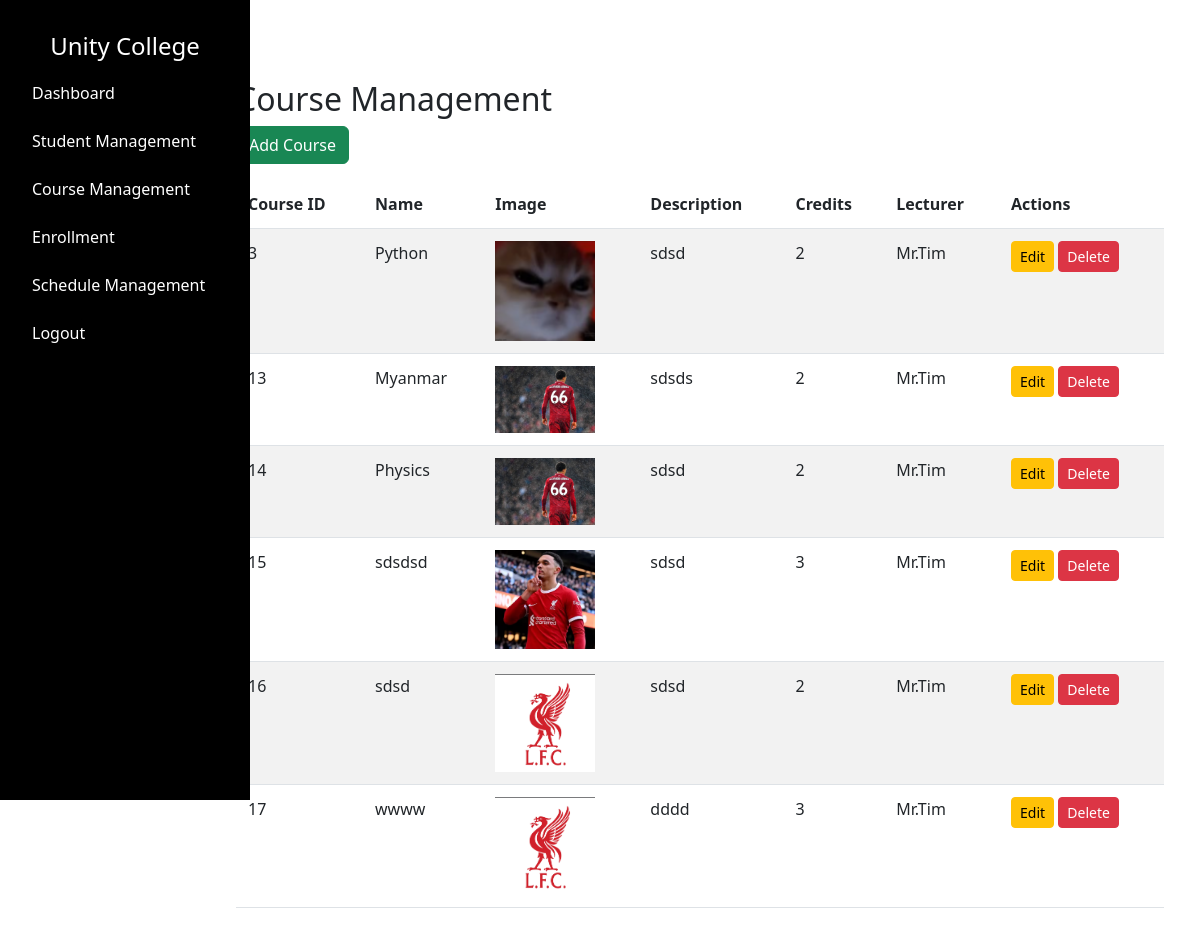
Page /admin/courses (signed in) on the earlier database version.
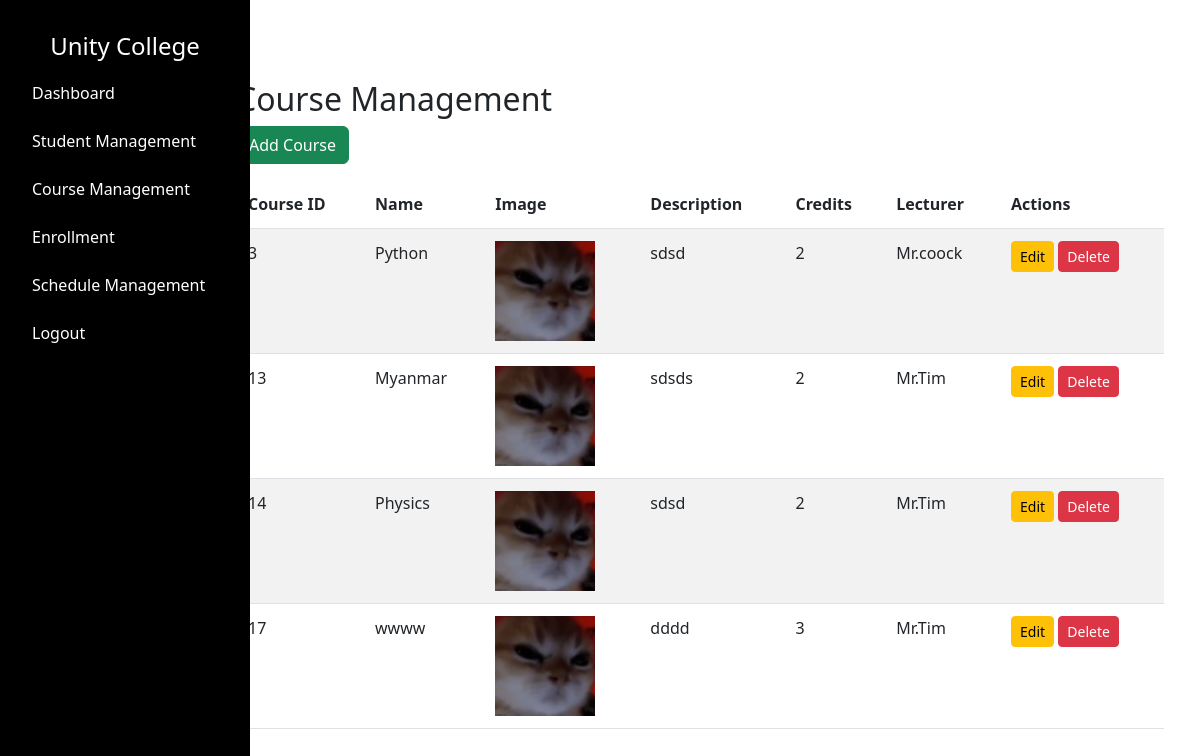
Same page on the later database version.
### tables this page shows
CREATE TABLE "course" (
    "id" INTEGER PRIMARY KEY AUTOINCREMENT,
    "name" TEXT NOT NULL,
    "image" TEXT NOT NULL,
    "description" TEXT NOT NULL,
    "credits" INTEGER NOT NULL,
    "lecturer" TEXT NOT NULL
);

### app.py (the view)
@app.route("/admin/courses", methods=["GET"])
def admin_view_courses():
    if 'username' not in session or session.get('user_type') != 'admin':
        return redirect(url_for('admin_login'))
    username = session.get('username')
    courses = query_db("SELECT * FROM course")
    courses = [
        {
            "id": course[0],
            "name": course[1],
            "image": course[2],
            "description": course[3],
            "credits": course[4],
            "lecturer": course[5],
        }
        for course in courses
    ]
    return render_template("admin/courses.html", courses=courses, username=username, time=time)

### dbcontroller.py (called while the page is built)
def get_db_connection():
    return sqlite3.connect(DATABASE)

def query_db(query, args=(), one=False):
    con = get_db_connection()
    with closing(con.cursor()) as cur:
        cur.execute(query, args)
        rv = cur.fetchall()
        if one:
            return rv[0] if rv else None
        return rv

### templates/admin/courses.html (shortened to what this page needs)
{% extends "/admin/layout.html" %} {% block content %}
<link href="/static/css/admin/coursemgmt.css" rel="stylesheet" />
<div class="container mt-5">
  <h2>Course Management</h2>
  <a href="{{ url_for('add_course') }}" class="btn btn-success mb-3"
    >Add Course</a
  >
  <div class="table-responsive">
    <table class="table table-striped">
      <thead>
        <tr>
          <th>Course ID</th>
          <th>Name</th>
          <th>Image</th>
          <th>Description</th>
          <th>Credits</th>
          <th>Lecturer</th>
          <th>Actions</th>
        </tr>
      </thead>
      <tbody>
        {% for course in courses %}
        <tr>
          <td>{{ course['id'] }}</td>
          <td>{{ course['name'] }}</td>
          <td>
            <img
              src="{{ url_for('static', filename='images/courses/' ~ course['image']) }}?v={{ time.time() }}"
              class="course-img"
              alt="Course Image"
            />
          </td>
          <td>{{ course['description'] }}</td>
          <td>{{ course['credits'] }}</td>
          <td>{{ course['lecturer'] }}</td>
          <td>
            <a
              href="{{ url_for('edit_course', course_id=course['id']) }}"
              class="btn btn-warning btn-sm"
              >Edit</a
            >
            <form
              action="{{ url_for('delete_course', id=course['id']) }}"
              method="post"
              style="display: inline"
            >
              <button
                type="submit"
                class="btn btn-danger btn-sm"
                onclick="return confirm('Are you sure you want to delete this course?')"
              >
                Delete
              </button>
            </form>
          </td>
        </tr>
        {% endfor %}
      </tbody>
    </table>
  </div>
</div>
{% endblock %}

### templates/admin/layout.html (shortened to what this page needs)
<!DOCTYPE html>
<html lang="en">
  <head>
    <link href="/static/css/admin/layout.css" rel="stylesheet" />
    <link
      href="https://cdn.jsdelivr.net/npm/bootstrap@5.3.0/dist/css/bootstrap.min.css"
      rel="stylesheet"
    />
    <link
      href="https://cdnjs.cloudflare.com/ajax/libs/font-awesome/6.0.0-beta3/css/all.min.css"
      rel="stylesheet"
    />
  </head>
  <body>
    <div class="container-fluid">
      <div class="row">
        <nav id="sidebar" class="col-md-3 col-lg-2 d-md-block custom-sidebar">
          <div class="position-sticky">
            <h4 class="text-center mt-3">Unity College</h4>
            <ul class="nav flex-column">
              <li class="nav-item">
                <a
                  class="nav-link active"
                  href="{{ url_for('admin_dashboard') }}"
                  >Dashboard</a
                >
              </li>
              <li class="nav-item">
                <a class="nav-link" href="#">Student Management</a>
              </li>
              <li class="nav-item">
                <a class="nav-link" href="{{ url_for('admin_view_courses') }}"
                  >Course Management</a
                >
              </li>
              <li class="nav-item">
                <a class="nav-link" href="#">Enrollment</a>
              </li>
              <li class="nav-item">
                <a class="nav-link" href="#">Schedule Management</a>
              </li>
              <li class="nav-item">
                {% if username %}
                <a class="nav-link" href="{{ url_for('admin_logout') }}"
                  >Logout</a
                >
                {% else %}
                <a class="nav-link" href="{{ url_for('admin_login') }}"
                  >Login</a
                >
                {% endif %}
              </li>
            </ul>
          </div>
        </nav>
        <main class="col-md-9 ms-sm-auto col-lg-10 px-4 main-content">
          {% block content %}{% endblock %}
        </main>
      </div>
    </div>
  </body>
</html>

### static/css/admin/layout.css (style rules this page uses)
body { font-family: Arial, sans-serif; margin: 0; }
#sidebar.custom-sidebar { background-color: #000000; color: #ffffff; height: 100vh; padding-top: 1rem; position: fixed; top: 0; left: 0; width: 250px; transition: transform 0.3s ease, width 0.3s ease; transform: translateX(0); z-index: 1000; }
#sidebar.custom-sidebar .nav-link { color: #ffffff; padding: 0.75rem 1.25rem; transition: background-color 0.3s ease; }
.main-content { margin-left: 250px; padding: 2rem; transition: margin-left 0.3s ease, padding 0.3s ease; }

### static/css/admin/coursemgmt.css (style rules this page uses)
.course-img { max-width: 100px; height: auto; }
.table td, .table th { padding: 0.75rem; }
.table { margin-bottom: 1rem; background-color: transparent; }

Differences in the rows shown:
removed course: id "15", name "sdsdsd", image (picture), description "sdsd", credits "3", lecturer "Mr.Tim"
removed course: id "16", name "sdsd", image (picture), description "sdsd", credits "2", lecturer "Mr.Tim"
changed course "Python": lecturer "Mr.Tim" → "Mr.coock"
changed course "Myanmar": image: a different picture
changed course "Physics": image: a different picture
changed course "wwww": image: a different picture
